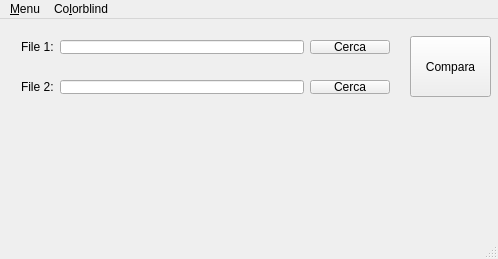
<?xml version="1.0" encoding="UTF-8"?>
<ui version="4.0">
 <class>MainWindow</class>
 <widget class="QMainWindow" name="MainWindow">
  <property name="geometry">
   <rect>
    <x>0</x>
    <y>0</y>
    <width>498</width>
    <height>259</height>
   </rect>
  </property>
  <property name="windowTitle">
   <string>Tyby File Comp v0.2b</string>
  </property>
  <property name="windowIcon">
   <iconset>
    <normaloff>../../../../../../usr/share/icons/hicolor/16x16/emblems/emblem-note.png</normaloff>../../../../../../usr/share/icons/hicolor/16x16/emblems/emblem-note.png</iconset>
  </property>
  <property name="windowOpacity">
   <double>1.000000000000000</double>
  </property>
  <widget class="QWidget" name="centralWidget">
   <widget class="QLabel" name="label_Sortida">
    <property name="geometry">
     <rect>
      <x>10</x>
      <y>90</y>
      <width>481</width>
      <height>111</height>
     </rect>
    </property>
    <property name="text">
     <string/>
    </property>
   </widget>
   <widget class="QPushButton" name="pushButton">
    <property name="geometry">
     <rect>
      <x>410</x>
      <y>17</y>
      <width>81</width>
      <height>61</height>
     </rect>
    </property>
    <property name="text">
     <string>Compara</string>
    </property>
   </widget>
   <widget class="QWidget" name="layoutWidget">
    <property name="geometry">
     <rect>
      <x>10</x>
      <y>50</y>
      <width>391</width>
      <height>36</height>
     </rect>
    </property>
    <layout class="QHBoxLayout" name="horizontalLayout_2">
     <item>
      <widget class="QLabel" name="label_Fitxer_2">
       <property name="text">
        <string>File 2:</string>
       </property>
      </widget>
     </item>
     <item>
      <widget class="QLineEdit" name="lineEdit2"/>
     </item>
     <item>
      <widget class="QPushButton" name="pushButton2">
       <property name="text">
        <string>Cerca</string>
       </property>
      </widget>
     </item>
    </layout>
   </widget>
   <widget class="QWidget" name="layoutWidget">
    <property name="geometry">
     <rect>
      <x>10</x>
      <y>10</y>
      <width>391</width>
      <height>36</height>
     </rect>
    </property>
    <layout class="QHBoxLayout" name="horizontalLayout">
     <item>
      <widget class="QLabel" name="label_Fitxer_1">
       <property name="toolTip">
        <string>Or SHA512 hash</string>
       </property>
       <property name="text">
        <string>File 1:</string>
       </property>
      </widget>
     </item>
     <item>
      <widget class="QLineEdit" name="lineEdit1">
       <property name="dragEnabled">
        <bool>false</bool>
       </property>
       <property name="readOnly">
        <bool>false</bool>
       </property>
      </widget>
     </item>
     <item>
      <widget class="QPushButton" name="pushButton1">
       <property name="text">
        <string>Cerca</string>
       </property>
      </widget>
     </item>
    </layout>
   </widget>
  </widget>
  <widget class="QMenuBar" name="menuBar">
   <property name="geometry">
    <rect>
     <x>0</x>
     <y>0</y>
     <width>498</width>
     <height>19</height>
    </rect>
   </property>
   <widget class="QMenu" name="menuMenu">
    <property name="title">
     <string>&amp;Menu</string>
    </property>
    <addaction name="actionShow_info"/>
    <addaction name="actionThe_expert_hash"/>
    <addaction name="actionSortir"/>
   </widget>
   <widget class="QMenu" name="menuDaltonics">
    <property name="title">
     <string>Co&amp;lorblind</string>
    </property>
    <addaction name="actionActivate"/>
   </widget>
   <addaction name="menuMenu"/>
   <addaction name="menuDaltonics"/>
  </widget>
  <widget class="QStatusBar" name="statusBar"/>
  <action name="actionSortir">
   <property name="text">
    <string>&amp;Sortir</string>
   </property>
  </action>
  <action name="actionObrir">
   <property name="text">
    <string>Obrir</string>
   </property>
  </action>
  <action name="actionFitxer">
   <property name="text">
    <string>Fitxer</string>
   </property>
  </action>
  <action name="actionCadena">
   <property name="text">
    <string>Cadena</string>
   </property>
  </action>
  <action name="actionInfo">
   <property name="text">
    <string>Info</string>
   </property>
   <property name="toolTip">
    <string>File info</string>
   </property>
  </action>
  <action name="actionActivate">
   <property name="checkable">
    <bool>true</bool>
   </property>
   <property name="text">
    <string>&amp;Activate</string>
   </property>
  </action>
  <action name="actionShow_info">
   <property name="checkable">
    <bool>true</bool>
   </property>
   <property name="text">
    <string>Show &amp;info</string>
   </property>
   <property name="toolTip">
    <string>Will pop up file info if files matches</string>
   </property>
  </action>
  <action name="actionMd4">
   <property name="text">
    <string>M&amp;D4</string>
   </property>
   <property name="toolTip">
    <string>MD4 (Deprecated)</string>
   </property>
  </action>
  <action name="actionThe_expert_hash">
   <property name="checkable">
    <bool>true</bool>
   </property>
   <property name="text">
    <string>The expert hash</string>
   </property>
  </action>
 </widget>
 <layoutdefault spacing="6" margin="11"/>
 <tabstops>
  <tabstop>lineEdit1</tabstop>
  <tabstop>lineEdit2</tabstop>
  <tabstop>pushButton1</tabstop>
  <tabstop>pushButton2</tabstop>
  <tabstop>pushButton</tabstop>
 </tabstops>
 <resources/>
 <connections>
  <connection>
   <sender>actionSortir</sender>
   <signal>triggered()</signal>
   <receiver>MainWindow</receiver>
   <slot>close()</slot>
   <hints>
    <hint type="sourcelabel">
     <x>-1</x>
     <y>-1</y>
    </hint>
    <hint type="destinationlabel">
     <x>199</x>
     <y>149</y>
    </hint>
   </hints>
  </connection>
 </connections>
</ui>
